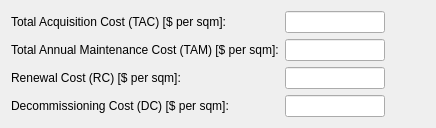
                   <widget class="QWidget" name="page_22">
                    <layout class="QGridLayout" name="gridLayout_7">
                     <item row="3" column="0">
                      <widget class="QLabel" name="BFminsize_lbl_7">
                       <property name="text">
                        <string>Renewal Cost (RC) [$ per sqm]:</string>
                       </property>
                      </widget>
                     </item>
                     <item row="4" column="1">
                      <widget class="QLineEdit" name="lineEdit_4">
                       <property name="maximumSize">
                        <size>
                         <width>100</width>
                         <height>16777215</height>
                        </size>
                       </property>
                      </widget>
                     </item>
                     <item row="1" column="0">
                      <widget class="QLabel" name="bf_tac_lbl">
                       <property name="text">
                        <string>Total Acquisition Cost (TAC) [$ per sqm]:</string>
                       </property>
                      </widget>
                     </item>
                     <item row="4" column="0">
                      <widget class="QLabel" name="BFminsize_lbl_8">
                       <property name="text">
                        <string>Decommissioning Cost (DC) [$ per sqm]:</string>
                       </property>
                      </widget>
                     </item>
                     <item row="2" column="2">
                      <spacer name="horizontalSpacer_19">
                       <property name="orientation">
                        <enum>Qt::Horizontal</enum>
                       </property>
                       <property name="sizeHint" stdset="0">
                        <size>
                         <width>40</width>
                         <height>20</height>
                        </size>
                       </property>
                      </spacer>
                     </item>
                     <item row="3" column="2">
                      <spacer name="horizontalSpacer_20">
                       <property name="orientation">
                        <enum>Qt::Horizontal</enum>
                       </property>
                       <property name="sizeHint" stdset="0">
                        <size>
                         <width>40</width>
                         <height>20</height>
                        </size>
                       </property>
                      </spacer>
                     </item>
                     <item row="2" column="1">
                      <widget class="QLineEdit" name="lineEdit_2">
                       <property name="maximumSize">
                        <size>
                         <width>100</width>
                         <height>16777215</height>
                        </size>
                       </property>
                      </widget>
                     </item>
                     <item row="1" column="1">
                      <widget class="QLineEdit" name="bf_tac_line">
                       <property name="maximumSize">
                        <size>
                         <width>100</width>
                         <height>16777215</height>
                        </size>
                       </property>
                      </widget>
                     </item>
                     <item row="1" column="2">
                      <spacer name="horizontalSpacer_17">
                       <property name="orientation">
                        <enum>Qt::Horizontal</enum>
                       </property>
                       <property name="sizeHint" stdset="0">
                        <size>
                         <width>40</width>
                         <height>20</height>
                        </size>
                       </property>
                      </spacer>
                     </item>
                     <item row="4" column="2">
                      <spacer name="horizontalSpacer_18">
                       <property name="orientation">
                        <enum>Qt::Horizontal</enum>
                       </property>
                       <property name="sizeHint" stdset="0">
                        <size>
                         <width>40</width>
                         <height>20</height>
                        </size>
                       </property>
                      </spacer>
                     </item>
                     <item row="2" column="0">
                      <widget class="QLabel" name="BFminsize_lbl_6">
                       <property name="text">
                        <string>Total Annual Maintenance Cost (TAM) [$ per sqm]:</string>
                       </property>
                      </widget>
                     </item>
                     <item row="3" column="1">
                      <widget class="QLineEdit" name="lineEdit_3">
                       <property name="maximumSize">
                        <size>
                         <width>100</width>
                         <height>16777215</height>
                        </size>
                       </property>
                      </widget>
                     </item>
                    </layout>
                   </widget>
